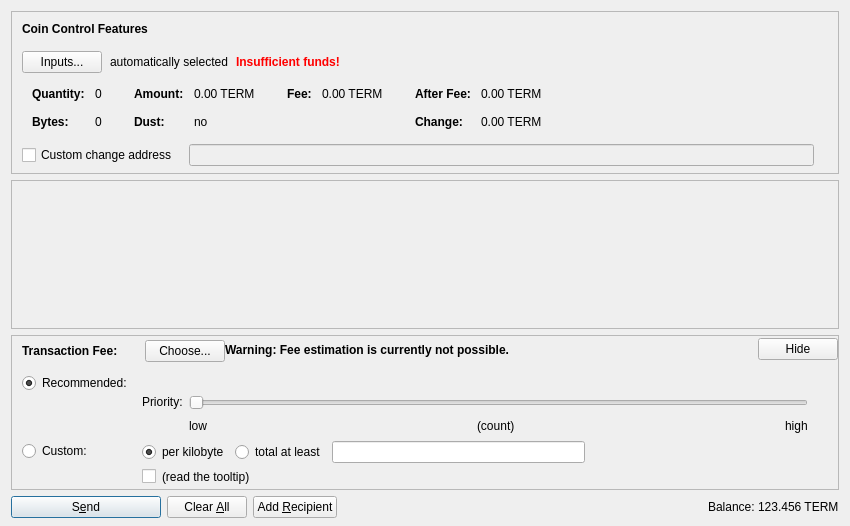
<?xml version="1.0" encoding="UTF-8"?>
<ui version="4.0">
 <class>SendCoinsDialog</class>
 <widget class="QDialog" name="SendCoinsDialog">
  <property name="geometry">
   <rect>
    <x>0</x>
    <y>0</y>
    <width>850</width>
    <height>526</height>
   </rect>
  </property>
  <property name="windowTitle">
   <string>Send Coins</string>
  </property>
  <layout class="QVBoxLayout" name="verticalLayout" stretch="0,1,0,0">
   <property name="bottomMargin">
    <number>8</number>
   </property>
   <item>
    <widget class="QFrame" name="frameCoinControl">
     <property name="sizePolicy">
      <sizepolicy hsizetype="Expanding" vsizetype="Expanding">
       <horstretch>0</horstretch>
       <verstretch>0</verstretch>
      </sizepolicy>
     </property>
     <property name="maximumSize">
      <size>
       <width>16777215</width>
       <height>16777215</height>
      </size>
     </property>
     <property name="frameShape">
      <enum>QFrame::StyledPanel</enum>
     </property>
     <property name="frameShadow">
      <enum>QFrame::Sunken</enum>
     </property>
     <layout class="QVBoxLayout" name="verticalLayoutCoinControl2">
      <property name="spacing">
       <number>0</number>
      </property>
      <property name="leftMargin">
       <number>0</number>
      </property>
      <property name="topMargin">
       <number>0</number>
      </property>
      <property name="rightMargin">
       <number>0</number>
      </property>
      <property name="bottomMargin">
       <number>6</number>
      </property>
      <item>
       <layout class="QVBoxLayout" name="verticalLayoutCoinControl" stretch="0,0,0,0,1">
        <property name="spacing">
         <number>0</number>
        </property>
        <property name="leftMargin">
         <number>10</number>
        </property>
        <property name="topMargin">
         <number>10</number>
        </property>
        <item>
         <layout class="QHBoxLayout" name="horizontalLayoutCoinControl1">
          <property name="bottomMargin">
           <number>15</number>
          </property>
          <item>
           <widget class="QLabel" name="labelCoinControlFeatures">
            <property name="sizePolicy">
             <sizepolicy hsizetype="Preferred" vsizetype="Maximum">
              <horstretch>0</horstretch>
              <verstretch>0</verstretch>
             </sizepolicy>
            </property>
            <property name="font">
             <font>
              <weight>75</weight>
              <bold>true</bold>
             </font>
            </property>
            <property name="styleSheet">
             <string notr="true">font-weight:bold;</string>
            </property>
            <property name="text">
             <string>Coin Control Features</string>
            </property>
           </widget>
          </item>
         </layout>
        </item>
        <item>
         <layout class="QHBoxLayout" name="horizontalLayoutCoinControl2" stretch="0,0,0,0">
          <property name="spacing">
           <number>8</number>
          </property>
          <property name="bottomMargin">
           <number>10</number>
          </property>
          <item>
           <widget class="QPushButton" name="pushButtonCoinControl">
            <property name="styleSheet">
             <string notr="true"/>
            </property>
            <property name="text">
             <string>Inputs...</string>
            </property>
            <property name="autoDefault">
             <bool>false</bool>
            </property>
           </widget>
          </item>
          <item>
           <widget class="QLabel" name="labelCoinControlAutomaticallySelected">
            <property name="text">
             <string>automatically selected</string>
            </property>
            <property name="margin">
             <number>5</number>
            </property>
           </widget>
          </item>
          <item>
           <widget class="QLabel" name="labelCoinControlInsuffFunds">
            <property name="font">
             <font>
              <weight>75</weight>
              <bold>true</bold>
             </font>
            </property>
            <property name="styleSheet">
             <string notr="true">color:red;font-weight:bold;</string>
            </property>
            <property name="text">
             <string>Insufficient funds!</string>
            </property>
            <property name="margin">
             <number>5</number>
            </property>
           </widget>
          </item>
          <item>
           <spacer name="horizontalSpacerCoinControl">
            <property name="orientation">
             <enum>Qt::Horizontal</enum>
            </property>
            <property name="sizeHint" stdset="0">
             <size>
              <width>40</width>
              <height>1</height>
             </size>
            </property>
           </spacer>
          </item>
         </layout>
        </item>
        <item>
         <widget class="QWidget" name="widgetCoinControl" native="true">
          <property name="sizePolicy">
           <sizepolicy hsizetype="Preferred" vsizetype="Preferred">
            <horstretch>0</horstretch>
            <verstretch>0</verstretch>
           </sizepolicy>
          </property>
          <property name="minimumSize">
           <size>
            <width>0</width>
            <height>0</height>
           </size>
          </property>
          <property name="styleSheet">
           <string notr="true"/>
          </property>
          <layout class="QHBoxLayout" name="horizontalLayoutCoinControl5">
           <property name="leftMargin">
            <number>0</number>
           </property>
           <property name="topMargin">
            <number>0</number>
           </property>
           <property name="rightMargin">
            <number>0</number>
           </property>
           <property name="bottomMargin">
            <number>0</number>
           </property>
           <item>
            <layout class="QHBoxLayout" name="horizontalLayoutCoinControl3" stretch="0,0,0,1">
             <property name="spacing">
              <number>20</number>
             </property>
             <property name="topMargin">
              <number>0</number>
             </property>
             <property name="bottomMargin">
              <number>10</number>
             </property>
             <item>
              <layout class="QFormLayout" name="formLayoutCoinControl1">
               <property name="horizontalSpacing">
                <number>10</number>
               </property>
               <property name="verticalSpacing">
                <number>14</number>
               </property>
               <property name="leftMargin">
                <number>10</number>
               </property>
               <property name="topMargin">
                <number>4</number>
               </property>
               <property name="rightMargin">
                <number>6</number>
               </property>
               <item row="0" column="0">
                <widget class="QLabel" name="labelCoinControlQuantityText">
                 <property name="font">
                  <font>
                   <weight>75</weight>
                   <bold>true</bold>
                  </font>
                 </property>
                 <property name="text">
                  <string>Quantity:</string>
                 </property>
                 <property name="margin">
                  <number>0</number>
                 </property>
                </widget>
               </item>
               <item row="0" column="1">
                <widget class="QLabel" name="labelCoinControlQuantity">
                 <property name="cursor">
                  <cursorShape>IBeamCursor</cursorShape>
                 </property>
                 <property name="contextMenuPolicy">
                  <enum>Qt::ActionsContextMenu</enum>
                 </property>
                 <property name="text">
                  <string notr="true">0</string>
                 </property>
                 <property name="margin">
                  <number>0</number>
                 </property>
                 <property name="textInteractionFlags">
                  <set>Qt::LinksAccessibleByMouse|Qt::TextSelectableByKeyboard|Qt::TextSelectableByMouse</set>
                 </property>
                </widget>
               </item>
               <item row="1" column="0">
                <widget class="QLabel" name="labelCoinControlBytesText">
                 <property name="font">
                  <font>
                   <weight>75</weight>
                   <bold>true</bold>
                  </font>
                 </property>
                 <property name="text">
                  <string>Bytes:</string>
                 </property>
                </widget>
               </item>
               <item row="1" column="1">
                <widget class="QLabel" name="labelCoinControlBytes">
                 <property name="cursor">
                  <cursorShape>IBeamCursor</cursorShape>
                 </property>
                 <property name="contextMenuPolicy">
                  <enum>Qt::ActionsContextMenu</enum>
                 </property>
                 <property name="text">
                  <string notr="true">0</string>
                 </property>
                 <property name="textInteractionFlags">
                  <set>Qt::LinksAccessibleByMouse|Qt::TextSelectableByKeyboard|Qt::TextSelectableByMouse</set>
                 </property>
                </widget>
               </item>
              </layout>
             </item>
             <item>
              <layout class="QFormLayout" name="formLayoutCoinControl2">
               <property name="horizontalSpacing">
                <number>10</number>
               </property>
               <property name="verticalSpacing">
                <number>14</number>
               </property>
               <property name="leftMargin">
                <number>6</number>
               </property>
               <property name="topMargin">
                <number>4</number>
               </property>
               <property name="rightMargin">
                <number>6</number>
               </property>
               <item row="0" column="0">
                <widget class="QLabel" name="labelCoinControlAmountText">
                 <property name="font">
                  <font>
                   <weight>75</weight>
                   <bold>true</bold>
                  </font>
                 </property>
                 <property name="text">
                  <string>Amount:</string>
                 </property>
                 <property name="margin">
                  <number>0</number>
                 </property>
                </widget>
               </item>
               <item row="0" column="1">
                <widget class="QLabel" name="labelCoinControlAmount">
                 <property name="cursor">
                  <cursorShape>IBeamCursor</cursorShape>
                 </property>
                 <property name="contextMenuPolicy">
                  <enum>Qt::ActionsContextMenu</enum>
                 </property>
                 <property name="text">
                  <string notr="true">0.00 TERM</string>
                 </property>
                 <property name="textInteractionFlags">
                  <set>Qt::LinksAccessibleByMouse|Qt::TextSelectableByKeyboard|Qt::TextSelectableByMouse</set>
                 </property>
                </widget>
               </item>
               <item row="1" column="0">
                <widget class="QLabel" name="labelCoinControlLowOutputText">
                 <property name="font">
                  <font>
                   <weight>75</weight>
                   <bold>true</bold>
                  </font>
                 </property>
                 <property name="text">
                  <string>Dust:</string>
                 </property>
                </widget>
               </item>
               <item row="1" column="1">
                <widget class="QLabel" name="labelCoinControlLowOutput">
                 <property name="cursor">
                  <cursorShape>IBeamCursor</cursorShape>
                 </property>
                 <property name="contextMenuPolicy">
                  <enum>Qt::ActionsContextMenu</enum>
                 </property>
                 <property name="text">
                  <string notr="true">no</string>
                 </property>
                 <property name="textInteractionFlags">
                  <set>Qt::LinksAccessibleByMouse|Qt::TextSelectableByKeyboard|Qt::TextSelectableByMouse</set>
                 </property>
                </widget>
               </item>
              </layout>
             </item>
             <item>
              <layout class="QFormLayout" name="formLayoutCoinControl3">
               <property name="horizontalSpacing">
                <number>10</number>
               </property>
               <property name="verticalSpacing">
                <number>14</number>
               </property>
               <property name="leftMargin">
                <number>6</number>
               </property>
               <property name="topMargin">
                <number>4</number>
               </property>
               <property name="rightMargin">
                <number>6</number>
               </property>
               <item row="0" column="0">
                <widget class="QLabel" name="labelCoinControlFeeText">
                 <property name="font">
                  <font>
                   <weight>75</weight>
                   <bold>true</bold>
                  </font>
                 </property>
                 <property name="text">
                  <string>Fee:</string>
                 </property>
                 <property name="margin">
                  <number>0</number>
                 </property>
                </widget>
               </item>
               <item row="0" column="1">
                <widget class="QLabel" name="labelCoinControlFee">
                 <property name="cursor">
                  <cursorShape>IBeamCursor</cursorShape>
                 </property>
                 <property name="contextMenuPolicy">
                  <enum>Qt::ActionsContextMenu</enum>
                 </property>
                 <property name="text">
                  <string notr="true">0.00 TERM</string>
                 </property>
                 <property name="textInteractionFlags">
                  <set>Qt::LinksAccessibleByMouse|Qt::TextSelectableByKeyboard|Qt::TextSelectableByMouse</set>
                 </property>
                </widget>
               </item>
              </layout>
             </item>
             <item>
              <layout class="QFormLayout" name="formLayoutCoinControl4">
               <property name="horizontalSpacing">
                <number>10</number>
               </property>
               <property name="verticalSpacing">
                <number>14</number>
               </property>
               <property name="leftMargin">
                <number>6</number>
               </property>
               <property name="topMargin">
                <number>4</number>
               </property>
               <property name="rightMargin">
                <number>6</number>
               </property>
               <item row="0" column="0">
                <widget class="QLabel" name="labelCoinControlAfterFeeText">
                 <property name="font">
                  <font>
                   <weight>75</weight>
                   <bold>true</bold>
                  </font>
                 </property>
                 <property name="text">
                  <string>After Fee:</string>
                 </property>
                 <property name="margin">
                  <number>0</number>
                 </property>
                </widget>
               </item>
               <item row="0" column="1">
                <widget class="QLabel" name="labelCoinControlAfterFee">
                 <property name="cursor">
                  <cursorShape>IBeamCursor</cursorShape>
                 </property>
                 <property name="contextMenuPolicy">
                  <enum>Qt::ActionsContextMenu</enum>
                 </property>
                 <property name="text">
                  <string notr="true">0.00 TERM</string>
                 </property>
                 <property name="textInteractionFlags">
                  <set>Qt::LinksAccessibleByMouse|Qt::TextSelectableByKeyboard|Qt::TextSelectableByMouse</set>
                 </property>
                </widget>
               </item>
               <item row="1" column="0">
                <widget class="QLabel" name="labelCoinControlChangeText">
                 <property name="font">
                  <font>
                   <weight>75</weight>
                   <bold>true</bold>
                  </font>
                 </property>
                 <property name="text">
                  <string>Change:</string>
                 </property>
                </widget>
               </item>
               <item row="1" column="1">
                <widget class="QLabel" name="labelCoinControlChange">
                 <property name="cursor">
                  <cursorShape>IBeamCursor</cursorShape>
                 </property>
                 <property name="contextMenuPolicy">
                  <enum>Qt::ActionsContextMenu</enum>
                 </property>
                 <property name="text">
                  <string notr="true">0.00 TERM</string>
                 </property>
                 <property name="textInteractionFlags">
                  <set>Qt::LinksAccessibleByMouse|Qt::TextSelectableByKeyboard|Qt::TextSelectableByMouse</set>
                 </property>
                </widget>
               </item>
              </layout>
             </item>
            </layout>
           </item>
          </layout>
         </widget>
        </item>
        <item>
         <layout class="QHBoxLayout" name="horizontalLayoutCoinControl4" stretch="0,0,0">
          <property name="spacing">
           <number>12</number>
          </property>
          <property name="sizeConstraint">
           <enum>QLayout::SetDefaultConstraint</enum>
          </property>
          <property name="topMargin">
           <number>5</number>
          </property>
          <property name="rightMargin">
           <number>5</number>
          </property>
          <item>
           <widget class="QCheckBox" name="checkBoxCoinControlChange">
            <property name="toolTip">
             <string>If this is activated, but the change address is empty or invalid, change will be sent to a newly generated address.</string>
            </property>
            <property name="text">
             <string>Custom change address</string>
            </property>
           </widget>
          </item>
          <item>
           <widget class="QValidatedLineEdit" name="lineEditCoinControlChange">
            <property name="enabled">
             <bool>false</bool>
            </property>
            <property name="sizePolicy">
             <sizepolicy hsizetype="Expanding" vsizetype="Fixed">
              <horstretch>0</horstretch>
              <verstretch>0</verstretch>
             </sizepolicy>
            </property>
           </widget>
          </item>
          <item>
           <widget class="QLabel" name="labelCoinControlChangeLabel">
            <property name="sizePolicy">
             <sizepolicy hsizetype="Preferred" vsizetype="Expanding">
              <horstretch>0</horstretch>
              <verstretch>0</verstretch>
             </sizepolicy>
            </property>
            <property name="minimumSize">
             <size>
              <width>0</width>
              <height>0</height>
             </size>
            </property>
            <property name="text">
             <string/>
            </property>
            <property name="margin">
             <number>3</number>
            </property>
           </widget>
          </item>
         </layout>
        </item>
        <item>
         <spacer name="verticalSpacerCoinControl">
          <property name="orientation">
           <enum>Qt::Vertical</enum>
          </property>
          <property name="sizeHint" stdset="0">
           <size>
            <width>800</width>
            <height>1</height>
           </size>
          </property>
         </spacer>
        </item>
       </layout>
      </item>
     </layout>
    </widget>
   </item>
   <item>
    <widget class="QScrollArea" name="scrollArea">
     <property name="widgetResizable">
      <bool>true</bool>
     </property>
     <widget class="QWidget" name="scrollAreaWidgetContents">
      <property name="geometry">
       <rect>
        <x>0</x>
        <y>0</y>
        <width>830</width>
        <height>104</height>
       </rect>
      </property>
      <layout class="QVBoxLayout" name="verticalLayout_2" stretch="0,1">
       <property name="leftMargin">
        <number>0</number>
       </property>
       <property name="topMargin">
        <number>0</number>
       </property>
       <property name="rightMargin">
        <number>0</number>
       </property>
       <property name="bottomMargin">
        <number>0</number>
       </property>
       <item>
        <layout class="QVBoxLayout" name="entries">
         <property name="spacing">
          <number>6</number>
         </property>
        </layout>
       </item>
       <item>
        <spacer name="verticalSpacer">
         <property name="orientation">
          <enum>Qt::Vertical</enum>
         </property>
         <property name="sizeHint" stdset="0">
          <size>
           <width>20</width>
           <height>40</height>
          </size>
         </property>
        </spacer>
       </item>
      </layout>
     </widget>
    </widget>
   </item>
   <item>
    <widget class="QFrame" name="frameFee">
     <property name="sizePolicy">
      <sizepolicy hsizetype="Expanding" vsizetype="Expanding">
       <horstretch>0</horstretch>
       <verstretch>0</verstretch>
      </sizepolicy>
     </property>
     <property name="maximumSize">
      <size>
       <width>16777215</width>
       <height>16777215</height>
      </size>
     </property>
     <property name="frameShape">
      <enum>QFrame::StyledPanel</enum>
     </property>
     <property name="frameShadow">
      <enum>QFrame::Sunken</enum>
     </property>
     <layout class="QVBoxLayout" name="verticalLayoutFee1">
      <property name="spacing">
       <number>0</number>
      </property>
      <property name="leftMargin">
       <number>0</number>
      </property>
      <property name="topMargin">
       <number>0</number>
      </property>
      <property name="rightMargin">
       <number>0</number>
      </property>
      <property name="bottomMargin">
       <number>0</number>
      </property>
      <item>
       <layout class="QVBoxLayout" name="verticalLayoutFee2" stretch="0,0,0">
        <property name="spacing">
         <number>0</number>
        </property>
        <property name="leftMargin">
         <number>10</number>
        </property>
        <property name="topMargin">
         <number>0</number>
        </property>
        <item>
         <layout class="QHBoxLayout" name="horizontalLayoutFee1">
          <property name="bottomMargin">
           <number>0</number>
          </property>
          <item>
           <layout class="QVBoxLayout" name="verticalLayoutFee7">
            <property name="spacing">
             <number>0</number>
            </property>
            <item>
             <spacer name="verticalSpacerSmartFee">
              <property name="orientation">
               <enum>Qt::Vertical</enum>
              </property>
              <property name="sizeType">
               <enum>QSizePolicy::Fixed</enum>
              </property>
              <property name="sizeHint" stdset="0">
               <size>
                <width>1</width>
                <height>4</height>
               </size>
              </property>
             </spacer>
            </item>
            <item>
             <layout class="QHBoxLayout" name="horizontalLayoutSmartFee">
              <property name="spacing">
               <number>10</number>
              </property>
              <item>
               <widget class="QLabel" name="labelFeeHeadline">
                <property name="sizePolicy">
                 <sizepolicy hsizetype="Preferred" vsizetype="Maximum">
                  <horstretch>0</horstretch>
                  <verstretch>0</verstretch>
                 </sizepolicy>
                </property>
                <property name="font">
                 <font>
                  <weight>75</weight>
                  <bold>true</bold>
                 </font>
                </property>
                <property name="styleSheet">
                 <string notr="true">font-weight:bold;</string>
                </property>
                <property name="text">
                 <string>Transaction Fee:</string>
                </property>
               </widget>
              </item>
              <item>
               <widget class="QLabel" name="labelFeeMinimized">
                <property name="text">
                 <string/>
                </property>
               </widget>
              </item>
              <item>
               <widget class="QPushButton" name="buttonChooseFee">
                <property name="text">
                 <string>Choose...</string>
                </property>
               </widget>
              </item>
             </layout>
            </item>
            <item>
             <spacer name="verticalSpacer_5">
              <property name="orientation">
               <enum>Qt::Vertical</enum>
              </property>
              <property name="sizeHint" stdset="0">
               <size>
                <width>1</width>
                <height>1</height>
               </size>
              </property>
             </spacer>
            </item>
           </layout>
          </item>
          <item>
           <widget class="QLabel" name="fallbackFeeWarningLabel">
            <property name="toolTip">
             <string>Using the fallbackfee can result in sending a transaction that will take several hours or days (or never) to confirm. Consider choosing your fee manually or wait until you have validated the complete chain.</string>
            </property>
            <property name="font">
            <font>
                <weight>75</weight>
                <bold>true</bold>
            </font>
            </property>
            <property name="text">
             <string>Warning: Fee estimation is currently not possible.</string>
            </property>
            <property name="wordWrap">
             <bool>false</bool>
            </property>
           </widget>
          </item>
          <item>
           <spacer name="horizontalSpacer_4">
            <property name="orientation">
             <enum>Qt::Horizontal</enum>
            </property>
            <property name="sizeType">
             <enum>QSizePolicy::MinimumExpanding</enum>
            </property>
            <property name="sizeHint" stdset="0">
             <size>
              <width>40</width>
              <height>20</height>
             </size>
            </property>
           </spacer>
          </item>
          <item>
           <widget class="QPushButton" name="buttonMinimizeFee">
            <property name="toolTip">
             <string>collapse fee-settings</string>
            </property>
            <property name="text">
             <string>Hide</string>
            </property>
           </widget>
          </item>
         </layout>
        </item>
        <item>
         <widget class="QFrame" name="frameFeeSelection">
          <layout class="QVBoxLayout" name="verticalLayoutFee12">
           <property name="spacing">
            <number>0</number>
           </property>
           <property name="leftMargin">
            <number>0</number>
           </property>
           <property name="topMargin">
            <number>0</number>
           </property>
           <property name="rightMargin">
            <number>0</number>
           </property>
           <property name="bottomMargin">
            <number>0</number>
           </property>
           <item>
            <layout class="QGridLayout" name="gridLayoutFee">
             <property name="topMargin">
              <number>10</number>
             </property>
             <property name="bottomMargin">
              <number>4</number>
             </property>
             <property name="horizontalSpacing">
              <number>10</number>
             </property>
             <property name="verticalSpacing">
              <number>4</number>
             </property>
             <item row="1" column="1">
              <layout class="QVBoxLayout" name="verticalLayoutFee8">
               <property name="spacing">
                <number>6</number>
               </property>
               <item>
                <layout class="QHBoxLayout" name="horizontalLayoutFee13">
                 <item>
                  <widget class="QRadioButton" name="radioCustomPerKilobyte">
                   <property name="toolTip">
                    <string>If the custom fee is set to 1000 koinu and the transaction is only 250 bytes, then &quot;per kilobyte&quot; only pays 250 koinu in fee, while &quot;total at least&quot; pays 1000 koinu. For transactions bigger than a kilobyte both pay by kilobyte.</string>
                   </property>
                   <property name="text">
                    <string>per kilobyte</string>
                   </property>
                   <property name="checked">
                    <bool>true</bool>
                   </property>
                   <attribute name="buttonGroup">
                    <string notr="true">groupCustomFee</string>
                   </attribute>
                  </widget>
                 </item>
                 <item>
                  <widget class="QRadioButton" name="radioCustomAtLeast">
                   <property name="toolTip">
                    <string>If the custom fee is set to 1000 koinu and the transaction is only 250 bytes, then &quot;per kilobyte&quot; only pays 250 koinu in fee, while &quot;total at least&quot; pays 1000 koinu. For transactions bigger than a kilobyte both pay by kilobyte.</string>
                   </property>
                   <property name="text">
                    <string>total at least</string>
                   </property>
                   <attribute name="buttonGroup">
                    <string notr="true">groupCustomFee</string>
                   </attribute>
                  </widget>
                 </item>
                 <item>
                  <widget class="BitcoinAmountField" name="customFee"/>
                 </item>
                 <item>
                  <spacer name="horizontalSpacer_6">
                   <property name="orientation">
                    <enum>Qt::Horizontal</enum>
                   </property>
                   <property name="sizeHint" stdset="0">
                    <size>
                     <width>1</width>
                     <height>1</height>
                    </size>
                   </property>
                  </spacer>
                 </item>
                </layout>
               </item>
               <item>
                <layout class="QHBoxLayout" name="horizontalLayoutFee8">
                 <item>
                  <widget class="QCheckBox" name="checkBoxMinimumFee">
                   <property name="toolTip">
                    <string>Paying only the minimum fee is just fine as long as there is less transaction volume than space in the blocks. But be aware that this can end up in a never confirming transaction once there is more demand for termucoin transactions than the network can process.</string>
                   </property>
                   <property name="text">
                    <string/>
                   </property>
                  </widget>
                 </item>
                 <item>
                  <widget class="QLabel" name="labelMinFeeWarning">
                   <property name="enabled">
                    <bool>true</bool>
                   </property>
                   <property name="toolTip">
                    <string>Paying only the minimum fee is just fine as long as there is less transaction volume than space in the blocks. But be aware that this can end up in a never confirming transaction once there is more demand for termucoin transactions than the network can process.</string>
                   </property>
                   <property name="text">
                    <string>(read the tooltip)</string>
                   </property>
                   <property name="margin">
                    <number>5</number>
                   </property>
                  </widget>
                 </item>
                 <item>
                  <spacer name="horizontalSpacer_2">
                   <property name="orientation">
                    <enum>Qt::Horizontal</enum>
                   </property>
                   <property name="sizeHint" stdset="0">
                    <size>
                     <width>1</width>
                     <height>1</height>
                    </size>
                   </property>
                  </spacer>
                 </item>
                </layout>
               </item>
              </layout>
             </item>
             <item row="0" column="0">
              <layout class="QVBoxLayout" name="verticalLayoutFee4" stretch="0,1">
               <item>
                <widget class="QRadioButton" name="radioSmartFee">
                 <property name="text">
                  <string>Recommended:</string>
                 </property>
                 <property name="checked">
                  <bool>true</bool>
                 </property>
                 <attribute name="buttonGroup">
                  <string notr="true">groupFee</string>
                 </attribute>
                </widget>
               </item>
               <item>
                <spacer name="verticalSpacer_2">
                 <property name="orientation">
                  <enum>Qt::Vertical</enum>
                 </property>
                 <property name="sizeHint" stdset="0">
                  <size>
                   <width>1</width>
                   <height>1</height>
                  </size>
                 </property>
                </spacer>
               </item>
              </layout>
             </item>
             <item row="1" column="0">
              <layout class="QVBoxLayout" name="verticalLayoutFee9" stretch="0,1">
               <item>
                <widget class="QRadioButton" name="radioCustomFee">
                 <property name="text">
                  <string>Custom:</string>
                 </property>
                 <attribute name="buttonGroup">
                  <string notr="true">groupFee</string>
                 </attribute>
                </widget>
               </item>
               <item>
                <spacer name="verticalSpacer_6">
                 <property name="orientation">
                  <enum>Qt::Vertical</enum>
                 </property>
                 <property name="sizeHint" stdset="0">
                  <size>
                   <width>1</width>
                   <height>1</height>
                  </size>
                 </property>
                </spacer>
               </item>
              </layout>
             </item>
             <item row="0" column="1">
              <layout class="QVBoxLayout" name="verticalLayoutFee3" stretch="0,0,1">
               <property name="spacing">
                <number>6</number>
               </property>
               <property name="topMargin">
                <number>2</number>
               </property>
               <item>
                <layout class="QHBoxLayout" name="horizontalLayoutFee12">
                 <item>
                  <widget class="QLabel" name="labelPriority">
                   <property name="text">
                    <string/>
                   </property>
                   <property name="margin">
                    <number>2</number>
                   </property>
                  </widget>
                 </item>
                 <item>
                  <widget class="QLabel" name="labelFeeEstimation">
                   <property name="text">
                    <string/>
                   </property>
                  </widget>
	         </item>
                 <!-- Termucoin does not use smart fees, so we do not have the smart fee warning here -->
                 <item>
                  <spacer name="horizontalSpacer_5">
                   <property name="orientation">
                    <enum>Qt::Horizontal</enum>
                   </property>
                   <property name="sizeHint" stdset="0">
                    <size>
                     <width>1</width>
                     <height>1</height>
                    </size>
                   </property>
                  </spacer>
                 </item>
                </layout>
               </item>
               <item>
                <layout class="QHBoxLayout" name="horizontalLayoutFee9">
                 <item>
                  <layout class="QVBoxLayout" name="verticalLayoutFee6">
                   <item>
                    <widget class="QLabel" name="labelPriority3">
                     <property name="text">
                      <string>Priority:</string>
                     </property>
                     <property name="margin">
                      <number>2</number>
                     </property>
                    </widget>
                   </item>
                   <item>
                    <spacer name="verticalSpacer_3">
                     <property name="orientation">
                      <enum>Qt::Vertical</enum>
                     </property>
                     <property name="sizeHint" stdset="0">
                      <size>
                       <width>1</width>
                       <height>1</height>
                      </size>
                     </property>
                    </spacer>
                   </item>
                  </layout>
                 </item>
                 <item>
                  <layout class="QVBoxLayout" name="verticalLayoutFee5">
                   <property name="rightMargin">
                    <number>30</number>
                   </property>
                   <item>
                    <widget class="QSlider" name="sliderSmartFee">
                     <property name="minimum">
                      <number>0</number>
                     </property>
                     <property name="maximum">
                      <number>5</number>
                     </property>
                     <property name="pageStep">
                      <number>1</number>
                     </property>
                     <property name="value">
                      <number>0</number>
                     </property>
                     <property name="orientation">
                      <enum>Qt::Horizontal</enum>
                     </property>
                     <property name="invertedAppearance">
                      <bool>false</bool>
                     </property>
                     <property name="invertedControls">
                      <bool>false</bool>
                     </property>
                     <property name="tickPosition">
                      <enum>QSlider::NoTicks</enum>
                     </property>
                    </widget>
                   </item>
                   <item>
                    <layout class="QHBoxLayout" name="horizontalLayoutFee10">
                     <item>
                      <widget class="QLabel" name="labelPriorityLow">
                       <property name="text">
                        <string>low</string>
                       </property>
                      </widget>
                     </item>
                     <item>
                      <spacer name="horizontalSpacer_7">
                       <property name="orientation">
                        <enum>Qt::Horizontal</enum>
                       </property>
                       <property name="sizeHint" stdset="0">
                        <size>
                         <width>40</width>
                         <height>20</height>
                        </size>
                       </property>
                      </spacer>
                     </item>
                     <item>
                      <widget class="QLabel" name="confirmationTargetLabel">
                       <property name="text">
                        <string notr="true">(count)</string>
                       </property>
                      </widget>
                     </item>
                     <item>
                      <spacer name="horizontalSpacer_3">
                       <property name="orientation">
                        <enum>Qt::Horizontal</enum>
                       </property>
                       <property name="sizeHint" stdset="0">
                        <size>
                         <width>40</width>
                         <height>20</height>
                        </size>
                       </property>
                      </spacer>
                     </item>
                     <item>
                      <widget class="QLabel" name="labelPriorityHigh">
                       <property name="text">
                        <string>high</string>
                       </property>
                      </widget>
                     </item>
                    </layout>
                   </item>
                  </layout>
                 </item>
                </layout>
               </item>
               <item>
                <spacer name="verticalSpacer_4">
                 <property name="orientation">
                  <enum>Qt::Vertical</enum>
                 </property>
                 <property name="sizeHint" stdset="0">
                  <size>
                   <width>1</width>
                   <height>1</height>
                  </size>
                 </property>
                </spacer>
               </item>
              </layout>
             </item>
            </layout>
           </item>
          </layout>
         </widget>
        </item>
        <item>
         <spacer name="verticalSpacerFee">
          <property name="orientation">
           <enum>Qt::Vertical</enum>
          </property>
          <property name="sizeHint" stdset="0">
           <size>
            <width>800</width>
            <height>1</height>
           </size>
          </property>
         </spacer>
        </item>
       </layout>
      </item>
     </layout>
    </widget>
   </item>
   <item>
    <layout class="QHBoxLayout" name="horizontalLayout">
     <item>
      <widget class="QPushButton" name="sendButton">
       <property name="minimumSize">
        <size>
         <width>150</width>
         <height>0</height>
        </size>
       </property>
       <property name="toolTip">
        <string>Confirm the send action</string>
       </property>
       <property name="text">
        <string>S&amp;end</string>
       </property>
       <property name="icon">
        <iconset resource="../bitcoin.qrc">
         <normaloff>:/icons/send</normaloff>:/icons/send</iconset>
       </property>
       <property name="autoDefault">
        <bool>false</bool>
       </property>
       <property name="default">
        <bool>true</bool>
       </property>
      </widget>
     </item>
     <item>
      <widget class="QPushButton" name="clearButton">
       <property name="sizePolicy">
        <sizepolicy hsizetype="Minimum" vsizetype="Fixed">
         <horstretch>0</horstretch>
         <verstretch>0</verstretch>
        </sizepolicy>
       </property>
       <property name="toolTip">
        <string>Clear all fields of the form.</string>
       </property>
       <property name="text">
        <string>Clear &amp;All</string>
       </property>
       <property name="icon">
        <iconset resource="../bitcoin.qrc">
         <normaloff>:/icons/remove</normaloff>:/icons/remove</iconset>
       </property>
       <property name="autoDefault">
        <bool>false</bool>
       </property>
      </widget>
     </item>
     <item>
      <widget class="QPushButton" name="addButton">
       <property name="toolTip">
        <string>Send to multiple recipients at once</string>
       </property>
       <property name="text">
        <string>Add &amp;Recipient</string>
       </property>
       <property name="icon">
        <iconset resource="../bitcoin.qrc">
         <normaloff>:/icons/add</normaloff>:/icons/add</iconset>
       </property>
       <property name="autoDefault">
        <bool>false</bool>
       </property>
      </widget>
     </item>
     <item>
      <spacer name="horizontalSpacer">
       <property name="orientation">
        <enum>Qt::Horizontal</enum>
       </property>
       <property name="sizeHint" stdset="0">
        <size>
         <width>40</width>
         <height>20</height>
        </size>
       </property>
      </spacer>
     </item>
     <item>
      <layout class="QHBoxLayout" name="horizontalLayout_2">
       <property name="spacing">
        <number>3</number>
       </property>
       <item>
        <widget class="QLabel" name="label">
         <property name="sizePolicy">
          <sizepolicy hsizetype="Preferred" vsizetype="Fixed">
           <horstretch>0</horstretch>
           <verstretch>0</verstretch>
          </sizepolicy>
         </property>
         <property name="text">
          <string>Balance:</string>
         </property>
        </widget>
       </item>
       <item>
        <widget class="QLabel" name="labelBalance">
         <property name="sizePolicy">
          <sizepolicy hsizetype="Preferred" vsizetype="Fixed">
           <horstretch>0</horstretch>
           <verstretch>0</verstretch>
          </sizepolicy>
         </property>
         <property name="cursor">
          <cursorShape>IBeamCursor</cursorShape>
         </property>
         <property name="text">
          <string notr="true">123.456 TERM</string>
         </property>
         <property name="textInteractionFlags">
          <set>Qt::LinksAccessibleByMouse|Qt::TextSelectableByKeyboard|Qt::TextSelectableByMouse</set>
         </property>
        </widget>
       </item>
      </layout>
     </item>
    </layout>
   </item>
  </layout>
 </widget>
 <customwidgets>
  <customwidget>
   <class>QValidatedLineEdit</class>
   <extends>QLineEdit</extends>
   <header>qvalidatedlineedit.h</header>
  </customwidget>
  <customwidget>
   <class>BitcoinAmountField</class>
   <extends>QLineEdit</extends>
   <header>bitcoinamountfield.h</header>
   <container>1</container>
  </customwidget>
 </customwidgets>
 <resources>
  <include location="../bitcoin.qrc"/>
 </resources>
 <connections/>
 <buttongroups>
  <buttongroup name="groupFee"/>
  <buttongroup name="groupCustomFee"/>
 </buttongroups>
</ui>
